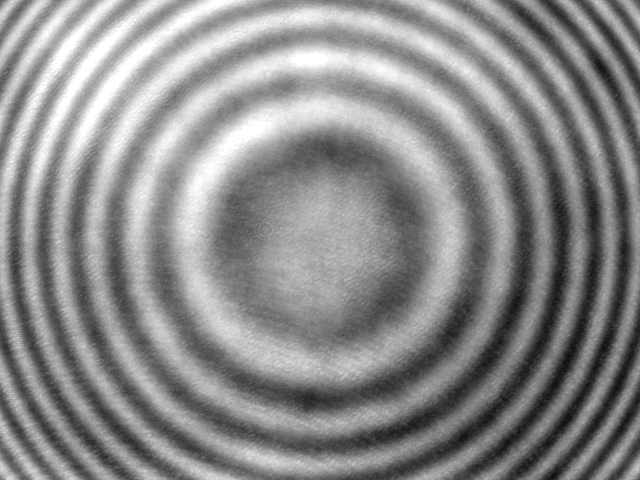
#> input picture data/generated/fourier/steel/ampl/fourier_steel_ampl_00000.png, 640 x 480 px
$ python -i pizza.py   (imports and definitions only)
#> lines starting #> are read from the running program, lines starting #| are printed output that depends on the picture; after the words box and inside, x2 and y2 are one past the last pixel; in counts of white or black regions, pixels touching at a corner belong together
#> further down, picture is the input picture: shape (480, 640); min 10, max 255, mean 138.9
import random

import cv2
import numpy as np
import numpy.typing as npt
from src.data_generation.image.decorators.abstract_decorator import AbstractDecorator
from src.data_generation.image.decorators.abstract_image import AbstractImage


def change_region(img, pts, channels=3, add=True, strenght=10):
    img_copy = img.copy()
    x, y, w, h = cv2.boundingRect(pts)
    pts = pts - np.array([x, y])

    mask = np.zeros((h, w), dtype=np.uint8)
    mask = cv2.fillConvexPoly(mask, pts, (255, 255, 255))
    mask = cv2.merge([mask] * channels)
    inversed_mask = cv2.bitwise_not(mask)

    image_rect = img_copy[y: y + h, x: x + w]

    change = (
        np.random.randint(4, size=image_rect.shape, dtype=np.uint8) * strenght
    )
    if add:
        image_rect_changed = cv2.add(image_rect, change)
    else:
        image_rect_changed = cv2.subtract(image_rect, change)

    image_rect_masked = cv2.bitwise_and(mask, image_rect_changed)
    image_rect_unmasked = cv2.bitwise_and(inversed_mask, image_rect)

    full_rect = cv2.add(image_rect_masked, image_rect_unmasked)

    img_copy[y: y + h, x: x + w] = full_rect
    return img_copy


def from_distance_to_point(distance, w, h):
    if distance // w == 0:
        return [distance, 0], "top"
    elif distance // (w + h - 1) == 0:
        return [w - 1, distance % (w - 1)], "right"
    elif distance // (2 * w + h - 2) == 0:
        return [w - 1 - distance % (w + h - 2), h - 1], "bottom"
    else:
        return [0, h - 1 - distance % (2 * w + h - 3)], "left"


def corner_point_if_feasible(pts):
    p1, p2 = pts
    if p1[1] == p2[1]:
        return []
    elif p1[1] == "bottom" or p1[1] == "top":
        return [p2[0][0], p1[0][1]]
    else:
        return [p1[0][0], p2[0][1]]


def pizza_noise(
    img: np.ndarray,
    nr_of_pizzas: list[int] = [5, 5],
    center_point: list[int] = [320, 240],
    channels: int = 3,
):
    """
    Randomly brightens or darkens triangular areas of the
    image starting in the center.

    ---

    Attributes:
    * img (numpy.ndarray): input image
    * nr_of_pizzas (list[int,int]): a list containing the
    minisigmam and maxisigmam number of modified areas
    * center_point (list[int,int]): center location
    * channels (int): number of image channels

    ---

    Returns:
    * modified image (numpy.ndarray)
    """
#> called with channels = 3
    h, w = img.shape
#> h = 480; w = 640

    rand_l = 2 * (h + w - 2)
#> rand_l = 2236

    random_distances = random.sample(
        range(rand_l),
        random.randint(*nr_of_pizzas)
        )
#> random_distances = [1722, 165, 1060, 2094, 1990]
    random_distances_pairs = [
        [
            random_distance,
            (random_distance +
             int(random.uniform(rand_l // 28, rand_l // 7))) % rand_l,
        ]
        for random_distance in random_distances
    ]

    random_points_pairs = [
        [from_distance_to_point(x, w, h), from_distance_to_point(y, w, h)]
        for x, y in random_distances_pairs
    ]

    corners = [corner_point_if_feasible(x) for x in random_points_pairs]
#> corners = [[0, 479], [], [639, 479], [0, 0], []]

    full_shapes = [
        [center_point]
        + [random_points_pairs[i][0][0]]
        + [corners[i]]
        + [random_points_pairs[i][1][0]]
        for i in range(len(random_points_pairs))
    ]

    full_shapes = [
        [point for point in shape if point != []] for shape in full_shapes
    ]

    for shape in full_shapes:
        add = random.randint(0, 1)
        strength = random.randint(10, 15)
        img = change_region(
            img, np.array(shape), add=add, strenght=strength, channels=channels
        )
#> this loop made 1 pass
#> (x in change_region, y in change_region, w in change_region, h in change_region, pts in change_region) on pass 1: (0, 240, 321, 240, [[320, 0], [35, 239], [0, 239], [0, 98]])
#> pass 1, in change_region, `mask = cv2.fillConvexPoly(mask, pts, (255, 255, 255))`:
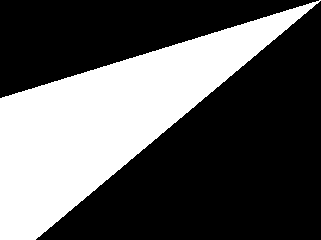
#> mask: shape (240, 321); 35.2% white; 1 white region, box (x1, y1, x2, y2) and area: (0, 0, 321, 240) 27133
#> pass 1, in change_region, `image_rect = img_copy[y: y + h, x: x + w]`:
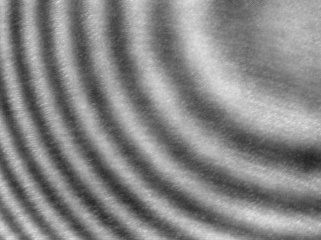
#> image_rect: shape (240, 321); min 33, max 226, mean 133.8

    return img


# [21 lines that did not run here, left out]

>>> import cv2
>>> picture = cv2.imread('../../../../data/generated/fourier/steel/ampl/fourier_steel_ampl_00000.png', cv2.IMREAD_GRAYSCALE)
#> (the run stopped early here; a loop or call above may not have finished)

$ run again, on data/generated/fourier/steel/ampl/fourier_steel_ampl_00001.png
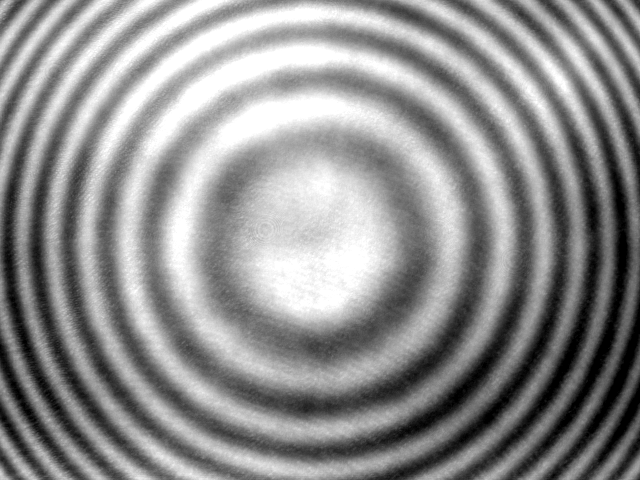
#> input picture data/generated/fourier/steel/ampl/fourier_steel_ampl_00001.png, 640 x 480 px
#> picture is the input picture: shape (480, 640); min 0, max 255, mean 142.6
#> the loop in pizza_noise, `for shape in full_shapes:` made 1 pass
#> (x in change_region, y in change_region, w in change_region, h in change_region, pts in change_region) on pass 1: (0, 240, 321, 240, [[320, 0], [35, 239], [0, 239], [0, 98]])
#> pass 1, in change_region, `image_rect = img_copy[y: y + h, x: x + w]`:
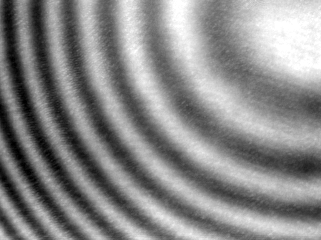
#> image_rect: shape (240, 321); min 0, max 255, mean 136.1

$ run again, on data/generated/fourier/steel/ampl/fourier_steel_ampl_00002.png
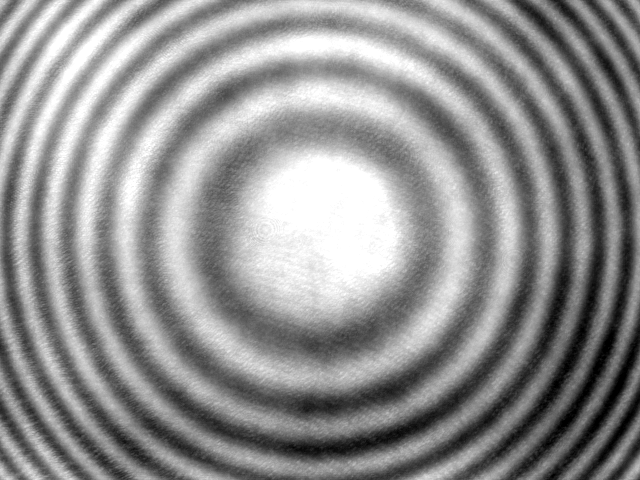
#> input picture data/generated/fourier/steel/ampl/fourier_steel_ampl_00002.png, 640 x 480 px
#> picture is the input picture: shape (480, 640); min 0, max 255, mean 145
#> the loop in pizza_noise, `for shape in full_shapes:` made 1 pass
#> (x in change_region, y in change_region, w in change_region, h in change_region, pts in change_region) on pass 1: (0, 240, 321, 240, [[320, 0], [35, 239], [0, 239], [0, 98]])
#> pass 1, in change_region, `image_rect = img_copy[y: y + h, x: x + w]`:
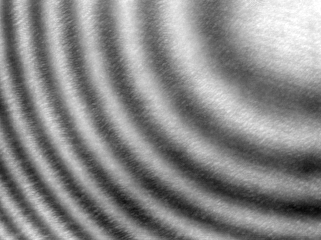
#> image_rect: shape (240, 321); min 4, max 255, mean 136

$ run again, on data/generated/fourier/steel/ampl/fourier_steel_ampl_00003.png
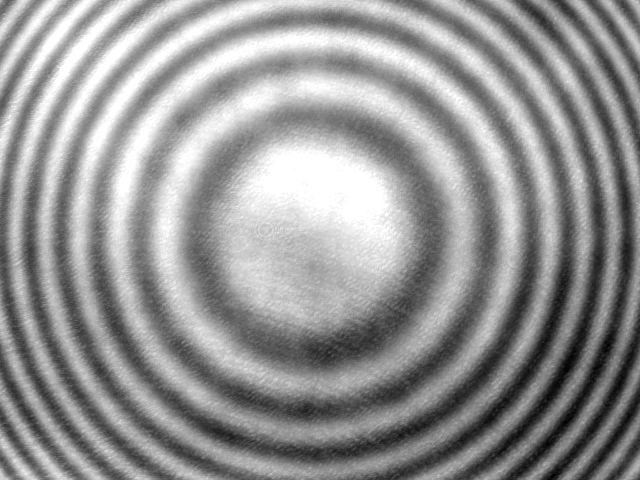
#> input picture data/generated/fourier/steel/ampl/fourier_steel_ampl_00003.png, 640 x 480 px
#> picture is the input picture: shape (480, 640); min 0, max 255, mean 148.5
#> the loop in pizza_noise, `for shape in full_shapes:` made 1 pass
#> (x in change_region, y in change_region, w in change_region, h in change_region, pts in change_region) on pass 1: (0, 240, 321, 240, [[320, 0], [35, 239], [0, 239], [0, 98]])
#> pass 1, in change_region, `image_rect = img_copy[y: y + h, x: x + w]`:
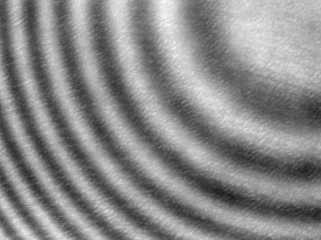
#> image_rect: shape (240, 321); min 23, max 251, mean 136.6
